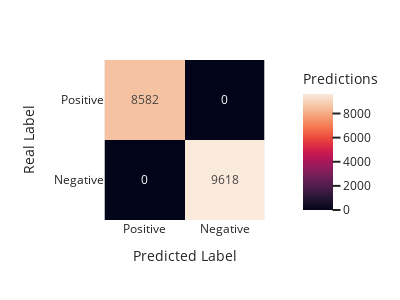

The code cell stored with this chart in its notebook:
### Code cell
# model.load_state_dict(torch.load('models\LSTMHarmonic_weights_R3Currents.pth'))
print(conf_matrix_total)
metrics = conf_matrix_metrics(conf_matrix_total)
print_metrics(metrics)
plot_confusion_matrix(metrics)

### Figure 1 — Plotly figure (JSON) as saved in the notebook; plotly's stock layout.template omitted (floating-point values rounded to 4 significant figures)
{"data": [{"coloraxis": "coloraxis", "hovertemplate": "Predicted Label: %{x}<br>Real Label: %{y}<br>Predictions: %{z}<extra></extra>", "name": "0", "texttemplate": "%{z}", "type": "heatmap", "x": ["Positive", "Negative"], "xaxis": "x", "y": ["Positive", "Negative"], "yaxis": "y", "z": [[8582, 0], [0, 9618]]}], "layout": {"coloraxis": {"colorbar": {"title": {"text": "Predictions"}}, "colorscale": [[0, "rgb(2,4,25)"], [0.0625, "rgb(24,15,41)"], [0.125, "rgb(47,23,57)"], [0.1875, "rgb(71,28,72)"], [0.25, "rgb(97,30,82)"], [0.3125, "rgb(123,30,89)"], [0.375, "rgb(150,27,91)"], [0.4375, "rgb(177,22,88)"], [0.5, "rgb(203,26,79)"], [0.5625, "rgb(223,47,67)"], [0.625, "rgb(236,76,61)"], [0.6875, "rgb(242,107,73)"], [0.75, "rgb(244,135,95)"], [0.8125, "rgb(245,162,122)"], [0.875, "rgb(246,188,153)"], [0.9375, "rgb(247,212,187)"], [1, "rgb(250,234,220)"]]}, "height": 300, "margin": {"t": 60}, "width": 400, "xaxis": {"anchor": "y", "constrain": "domain", "domain": [0, 1], "scaleanchor": "y", "title": {"text": "Predicted Label"}}, "yaxis": {"anchor": "x", "autorange": "reversed", "constrain": "domain", "domain": [0, 1], "title": {"text": "Real Label"}}}}
